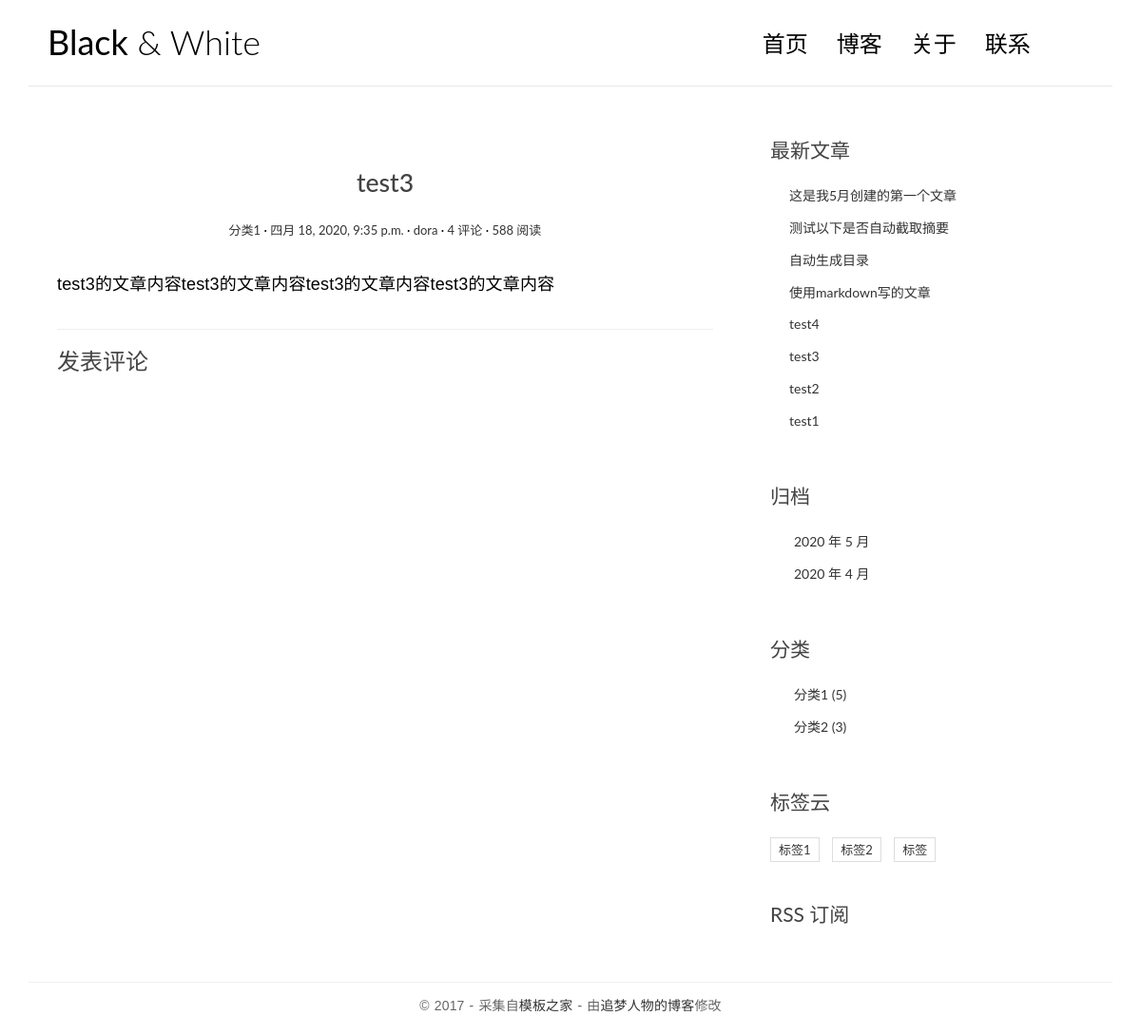
/posts/3/, run on the app's committed database.
### blog/models.py (models this page shows, shortened)
class Post(models.Model):
    title = models.CharField('标题', max_length=70)
    body = models.TextField('正文')
    created_time = models.DateTimeField('创建时间', default=timezone.now)
    modified_time = models.DateTimeField('修改时间')
    excerpt = models.CharField('摘要', max_length=200, blank=True)
    category = models.ForeignKey(Category, verbose_name='分类', on_delete=models.CASCADE)
    tags = models.ManyToManyField(Tag, verbose_name='标签', blank=True)
    author = models.ForeignKey(User, verbose_name='作者', on_delete=models.CASCADE)
    class Meta:
        verbose_name = '文章'
        verbose_name_plural = verbose_name
    def get_absolute_url(self):
        return reverse('blog:detail', kwargs={'pk': self.pk})

class Category(models.Model):
    name = models.CharField(max_length=100)
    class Meta:
        verbose_name = '分类'
        verbose_name_plural = verbose_name

class Tag(models.Model):
    name = models.CharField(max_length=100)
    class Meta:
        verbose_name = '标签'
        verbose_name_plural = verbose_name

### blog/views.py (the view)
# urls.py: path('posts/<int:pk>/', views.detail, name='detail'),
def detail(request, pk):
    post = get_object_or_404(Post, pk=pk)
    md = markdown.Markdown(extensions=[
        'markdown.extensions.extra',
        'markdown.extensions.codehilite',
        TocExtension(slugify=slugify)
    ])
    post.body = md.convert(post.body)
    m = re.search(r'<div class="toc">\s*<ul>(.*)</ul>\s*</div>', md.toc, re.S)
    post.toc = m.group(1) if m is not None else ''
    return render(request, 'blog/detail.html', context={'post': post})

### blog/templatetags/blog_extras.py (called while the page is built)
@register.inclusion_tag('blog/inclusions/_recent_posts.html', takes_context=True)
def show_recent_posts(context, num=5):
    return {
        'recent_post_list': Post.objects.all().order_by('-created_time')[:num],
    }

@register.inclusion_tag('blog/inclusions/_archives.html', takes_context=True)
def show_archives(context):
    return {
        'date_list': Post.objects.dates('created_time', 'month', order='DESC'),
    }

@register.inclusion_tag('blog/inclusions/_categories.html', takes_context=True)
def show_categories(context):
    return {
        'category_list': Category.objects.annotate(num_posts=Count('post')),
    }

@register.inclusion_tag('blog/inclusions/_tags.html', takes_context=True)
def show_tags(context):
    return {
        'tag_list': Tag.objects.all(),
    }

### templates/blog/detail.html (shortened to what this page needs)
{% extends 'base.html' %}
{% load comments_extras %}
                {% block main %}
                    <article class="post post-{{ post.pk }}">
                        <header class="entry-header">
                            <h1 class="entry-title">{{ post.title }}</h1>
                            <div class="entry-meta">
                                <span class="post-category"><a href="#">{{ post.category.name}}</a></span>
                                <span class="post-date"><a href="#"><time class="entry-date"
                                                                          datetime="{{ post.created_time}}">{{ post.created_time }}</time></a></span>
                                <span class="post-author"><a href="#">{{ post.author }}</a></span>
                                <span class="comments-link"><a href="#">4 评论</a></span>
                                <span class="views-count"><a href="#">588 阅读</a></span>
                            </div>
                        </header>
                        <div class="entry-content clearfix">
                            {{ post.body|safe }}
                        </div>
                    </article>
                    <section class="comment-area" id="comment-area">
                        <hr>
                       <h3>发表评论</h3>
                    </section>
                {% endblock main %}

### templates/blog/inclusions/_recent_posts.html (shortened to what this page needs)
<!DOCTYPE html>
<html lang="en">
<head>
</head>
<body>
    <div class="wide widget-recent-posts">
        <h3 class="widget-title">最新文章</h3>
        <ul>
            {% for post in recent_post_list %}
                <li>
                    <a href="{{ post.get_absolute_url }}">{{ post.title }}</a>
                </li>
            {% empty %}
                暂无文章！
            {% endfor %}
        </ul>
    </div>
</body>
</html>

### templates/blog/inclusions/_categories.html (shortened to what this page needs)
<!DOCTYPE html>
<html lang="en">
<head>
</head>
    <body>
    <div class="widget widget-category">
      <h3 class="widget-title">分类</h3>
      <ul>
        {% for category in category_list %}
          <li>
            <a href="{% url 'blog:category' category.pk %}">{{ category.name }}
                <span> ({{ category.num_posts }})</span>
            </a>
          </li>
        {% empty %}
          暂无分类！
        {% endfor %}
      </ul>
    </div>
</body>
</html>

### templates/blog/inclusions/_tags.html (shortened to what this page needs)
<!DOCTYPE html>
<html lang="en">
<head>
</head>
<body>
    <div class="widget widget-tag-cloud">
      <h3 class="widget-title">标签云</h3>
      <ul>
        {% for tag in tag_list %}
          <li>
            <a href="{% url 'blog:tag' tag.pk %}">{{ tag.name }}</a>
          </li>
        {% empty %}
          暂无标签！
        {% endfor %}
      </ul>
    </div>
</body>
</html>

### blog/static/blog/css/custom.css (style rules this page uses)
* { outline: none; }
h1, h2, h3, h4, h5, h6 { margin-top: 0; }
a { color: #333; }
body { color: #444; font-family: 'Lato', sans-serif; }
p { font-family: 'Ubuntu', sans-serif; font-weight: 400; word-spacing: 1px; letter-spacing: 0.01em; }
.post { background: #fff; padding: 30px 30px 0; }
.entry-title { text-align: center; font-size: 1.9em; margin-bottom: 20px; line-height: 1.6; padding: 10px 20px 0; }
.entry-meta { text-align: center; color: #DDDDDD; font-size: 13px; margin-bottom: 30px; }
.entry-content { font-size: 18px; line-height: 1.9; font-weight: 300; color: #000; }
.post-category::after, .post-date::after, .post-author::after, .comments-link::after { content: ' ·'; color: #000; }
.widget { background: #fff; padding: 30px 0 0; }
.widget-title { font-size: 1.5em; margin-bottom: 20px; line-height: 1.6; padding: 10px 0 0; font-weight: 400; }
.widget-recent-posts ul { padding: 0; margin: 0; padding-left: 20px; }
.widget-recent-posts ul li { list-style-type: none; position: relative; line-height: 170%; margin-bottom: 10px; }
.widget-recent-posts ul li::before { content: '\f3d3'; font-family: "Ionicons"; position: absolute; left: -17px; top: 3px; font-size: 16px; color: #000; }
.widget-category ul { padding: 0; margin: 0; padding-left: 25px; }
.widget-category ul li { list-style-type: none; position: relative; line-height: 170%; margin-bottom: 10px; }
.widget-category ul li::before { content: '\f3fe'; font-family: "Ionicons"; position: absolute; left: -25px; top: 1px; font-size: 18px; color: #000; }
.widget-tag-cloud ul { padding: 0; margin: 0; margin-right: -10px; }
.widget-tag-cloud ul li { list-style-type: none; font-size: 13px; display: inline-block; margin-right: 10px; margin-bottom: 10px; padding: 3px 8px; border: 1px solid #ddd; }
.comment-area { padding: 0 30px 0; }

### data on the page
Post: title "test3", category.name "分类1", created_time "四月 18, 2020, 9:35 p.m.", author "dora", body "test3的文章内容test3的文章内容test3的文章内容test3的文章内容"
Post: title "这是我5月创建的第一个文章"
Post: title "测试以下是否自动截取摘要"
Post: title "自动生成目录"
Post: title "使用markdown写的文章"
Post: title "test4"
Post: title "test2"
Post: title "test1"
Category: name "分类1", num_posts "5"
Category: name "分类2", num_posts "3"
Tag: name "标签1"
Tag: name "标签2"
Tag: name "标签"

### other printed values
{{ date.year }} "2020" "2020"
{{ date.month }} "5" "4"
